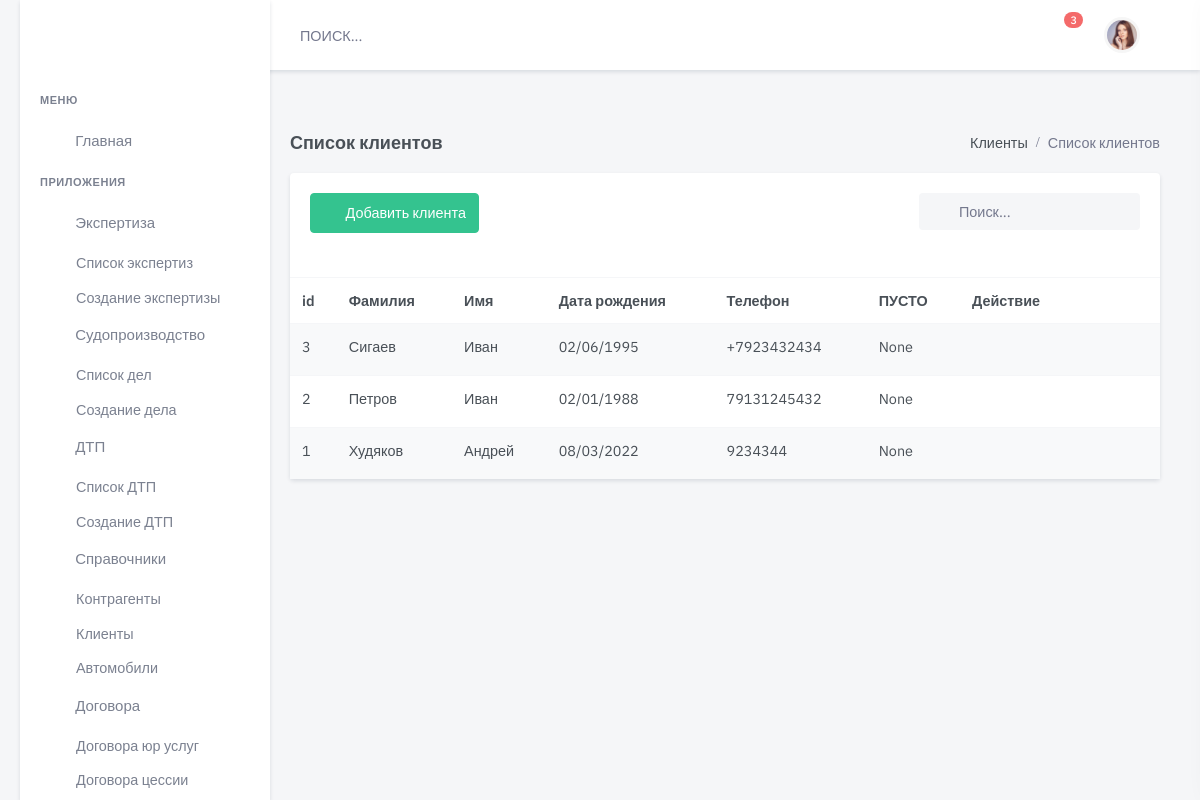
/client/, run on an earlier commit of the app's database.
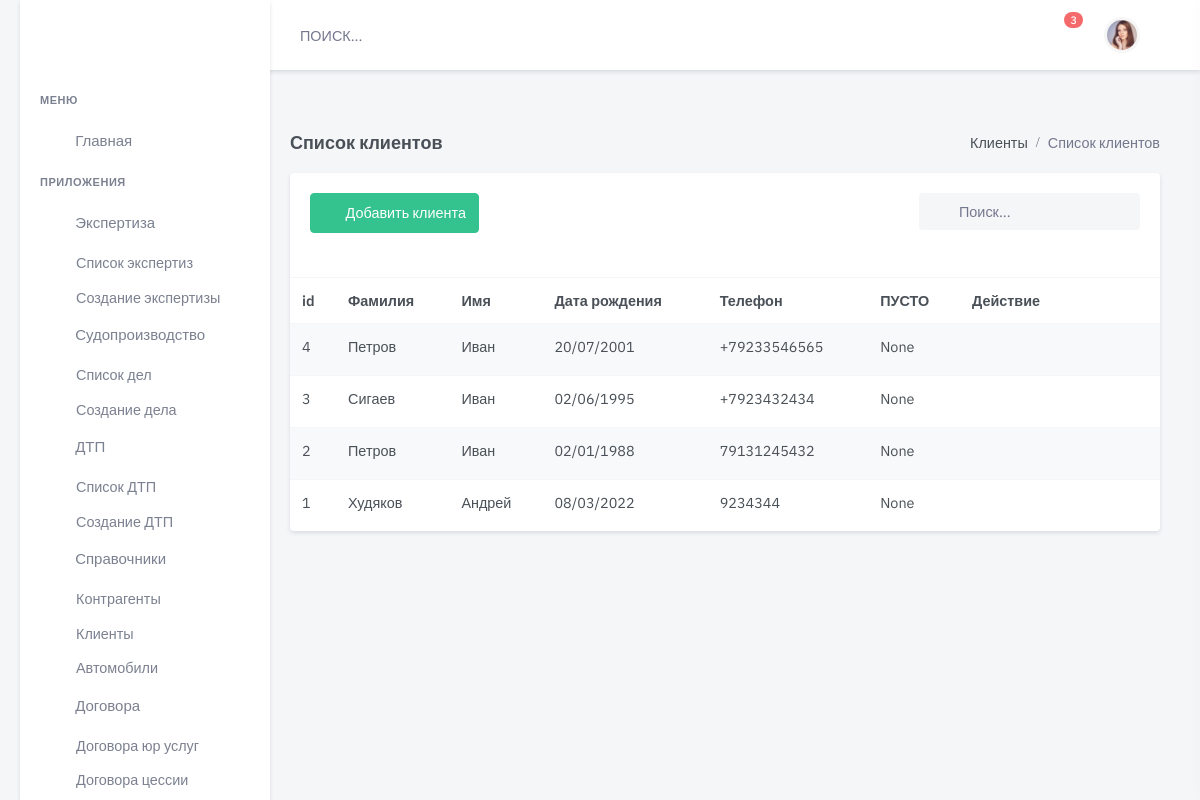
And on a later commit of the database.
### client/models.py (models this page shows, shortened)
class Client(models.Model):
    name = models.CharField(
        max_length=300,
        blank=True,
        null=True,
        verbose_name='Имя ')
    surname = models.CharField(
        max_length=24,
        blank=True,
        null=True,
        verbose_name='Фамилия ')
    midlename = models.CharField(
        max_length=24,
        blank=True,
        null=True,
        verbose_name='Отчество ')
    phone = models.CharField(
        max_length=50,
        blank=True,
        null=True,
        verbose_name='Номер телефона')
    phone2 = models.CharField(
        max_length=50,
        blank=True,
        null=True,
        verbose_name='Номер телефона 1')
    serial_pass = models.CharField(
        max_length=5,
        blank=True,
        null=True,
        verbose_name='Серия паспорта',
        help_text="Вводится 4 цифры без пробела")
    number_pass = models.IntegerField(
        blank=True,
        null=True,
        verbose_name='Номер паспорта',
        help_text="Вводится 6 цифр без пробела")
    enter_org = models.CharField(
        max_length=100,
        blank=True,
        null=True,
        verbose_name='Кем выдан',
        help_text="УВД,ОВД,ЗАГС, МВД")
    data_create = models.DateField(
        blank=True,
        null=True,
        verbose_name='Дата выдачи')
    adress_reg = models.CharField(
        max_length=50,
        blank=True,
        verbose_name='Место регистрации')
    adress_home = models.CharField(
        max_length=50, blank=True,
        verbose_name='Место жительства')
    date_birth = models.DateField(
        blank=True,
        null=True,
        verbose_name='Дата рождения')
    point_birth = models.CharField(
        max_length=50,
        blank=True,
        verbose_name='Место рождение')
    doc_pass = models.FileField(
        default=None,
        blank=True,
        upload_to='client/upload/pasport/',
        verbose_name="Фото паспорта")
    serial_lic = models.CharField(
        max_length=24,
        blank=True,
        null=True,
        default=None,
        verbose_name='Серия ВУ',
        help_text="Вводится 4 цифры без пробела")
    number_lic = models.CharField(
        max_length=100,
        blank=True,
        null=True,
        default=None,
        verbose_name='Номер ВУ',
        help_text="Вводится 6 цифр без пробела")
    enter_lic = models.CharField(
        max_length=100,
        blank=True,
        null=True,
        default=None,
        verbose_name='Кем выдан ГИБДД')
    create_lic = models.DateField(
        blank=True,
        null=True,
        default=None,
        verbose_name='Дата  выдачи')
    adress_lic = models.CharField(
        max_length=100,
        blank=True,
        null=True,
        default=None,
        verbose_name='Место выдачи ВУ')
    category = models.CharField(
        max_length=50,
        blank=True,
        null=True,
        default=None,
        verbose_name='Категории прав',
        help_text="B,C,D,E,BC,DE,A")
    doc_lic = models.FileField(
        upload_to='assets/img/products_images/',
        null=True,
        default=None,
        blank=True,
        verbose_name="Фото ВУ")
    post_mail = models.EmailField(
        max_length=24,
        blank=True,
        null=True,
        verbose_name='Адрес Эл.почты')
    link_social = models.URLField(
        max_length=24,
        blank=True,
        null=True,
        default=None,
        verbose_name='Адрес в соц.сети')
    attorney = models.DateField(
        blank=True,
        null=True,
        default=None,
        verbose_name='Дата  Окончание доверенности')
    doc_attorney = models.FileField(
        upload_to='upload/doc_attorney/',
        null=True,
        default=None,
        blank=True,
        verbose_name="Файл Доверенности")
    doc_requisites = models.FileField(
        upload_to='upload/doc_requisites/',
        null=True,
        default=None,
        blank=True,
        verbose_name="Файл Реквизитов банк")
    draft = models.BooleanField("Черновик", default=False)
    is_active = models.BooleanField(default=True)
    created = models.DateTimeField(auto_now_add=True, auto_now=False)
    updated = models.DateTimeField(auto_now_add=False, auto_now=True)
    class Meta:
        verbose_name = "Клиент  "
        verbose_name_plural = "Клиенты"
        ordering = ['-created']

### client/views.py (the view)
# urls.py: path('', views.client_list, name='client-list'),
def client_list(request):
    clients = Client.objects.all()
    return render(request, 'dist/handbk/person/client-list.html', {'results': clients})

### templates/dist/handbk/person/client-list.html (shortened to what this page needs)
{% extends 'dist/include/base.html' %}
{% load static %}
{% block content %}
  <div class="main-content">
    <div class="page-content">
      <div class="container-fluid">
        <div class="row">
          <div class="col-12">
            <div class="page-title-box d-flex align-items-center justify-content-between">
              <h4 class="mb-0">Список клиентов</h4>
              <div class="page-title-right">
                <ol class="breadcrumb m-0">
                  <li class="breadcrumb-item"><a href="javascript: void(0);">Клиенты</a></li>
                  <li class="breadcrumb-item active">Список клиентов</li>
                </ol>
              </div>
            </div>
          </div>
        </div>
        <div class="row">
          <div class="col-lg-12">
            <div class="card">
              <div class="card-body">
                <div class="row mb-2">
                  <div class="col-md-6">
                    <div class="mb-3">
                      <a href='{% url 'client-new' %}' class="btn btn-success waves-effect waves-light">
                        <i class="mdi mdi-plus me-2"></i> Добавить клиента</a>
                    </div>
                  </div>
                  <div class="col-md-6">
                    <div class="form-inline float-md-end mb-3">
                      <div class="search-box ms-2">
                        <div class="position-relative">
                          <input type="text" class="form-control rounded bg-light border-0" placeholder="Поиск...">
                          <i class="mdi mdi-magnify search-icon"></i>
                        </div>
                      </div>
                    </div>
                  </div>
                </div>
              </div>
              <table class="table table-striped table-nowrap mb-0">
                <thead>
                <tr>
                  <th scope="col">id</th>
                  <th scope="col">Фамилия</th>
                  <th scope="col">Имя</th>
                  <th scope="col">Дата рождения</th>
                  <th scope="col">Телефон</th>
                  <th scope="col">ПУСТО</th>
                  <th scope="col" style="width: 200px;">Действие</th>
                </tr>
                </thead>
                <tbody>
                {% for item in results %}
                  <tr>
                    <td>
                      <a href="/client/edit/{{ item.id }}/" class="text-body">{{ item.id }}</a>
                    </td>
                    <td>
                      <a href="/client/edit/{{ item.id }}/" class="text-body">{{ item.surname }}</a>
                    </td>
                    <td>{{ item.name }}</td>
                    <td>{{ item.date_birth|date:"d/m/Y" }}</td>
                    <td>{{ item.phone }}</td>
                    <td>{{ item.attorney }}</td>
                    <td>
                      <ul class="list-inline mb-0">
                        <li class="list-inline-item dropdown">
                          <a class="text-muted dropdown-toggle font-size-18 px-2" href="#" role="button"
                             data-bs-toggle="dropdown" aria-haspopup="true">
                          </a>
                        </li>
                      </ul>
                    </td>
                  </tr>
                {% endfor %}
                </tbody>
              </table>
            </div>
          </div>
        </div>
      </div>
    </div>
  </div>
{% endblock content %}

What changed in the data, as far as the page shows it:
added Client: id "4", surname "Петров", name "Иван", date_birth "20/07/2001", phone "+79233546565", attorney "None"
